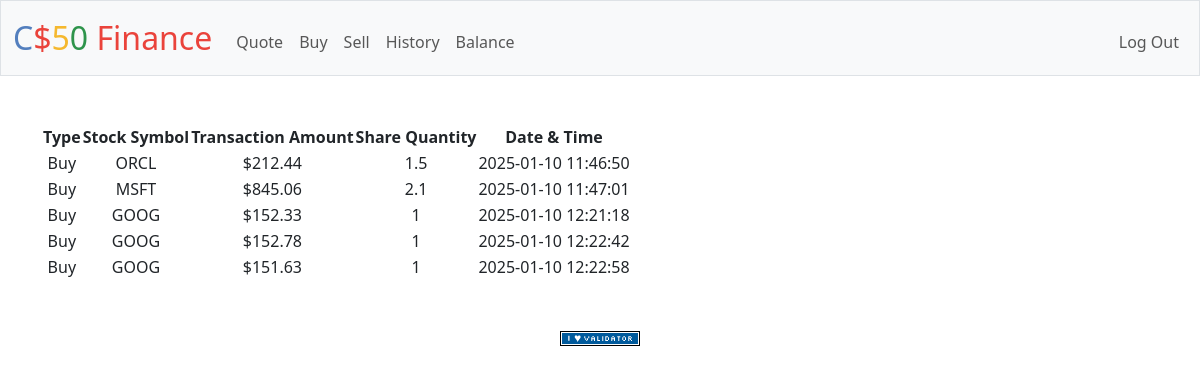
Screenshot of /history (signed in) with the database file from the repository.
### tables this page shows
CREATE TABLE purchases (
id integer primary key autoincrement,
username text not null,
amount numeric not null,
symbol text not null,
shares numeric not null, datetime TEXT);

### app.py (the view)
@app.route("/history")
@login_required
def history():
    user_purchase_rows = db.execute("SELECT shares , symbol , amount, datetime FROM purchases WHERE username = ?", session["user_id"])
    rows = []
    for row in user_purchase_rows:
        rowinfo = dict()
        rowinfo["shares"] = row["shares"]
        rowinfo["symbol"] = row["symbol"]
        rowinfo["amount"] = row["amount"]
        rowinfo["amount"] = usd(rowinfo["amount"])
        if int(row["amount"]) > 0:
            rowinfo["type"] = "Buy"
        else:
            rowinfo["type"] = "Sell"
        rowinfo["datetime"] = row["datetime"]
        rows.append(rowinfo)
    return render_template("history.html", rows = rows)

### app.py (called while the page is built)
@app.after_request
def after_request(response):
    response.headers["Cache-Control"] = "no-cache, no-store, must-revalidate"
    response.headers["Expires"] = 0
    response.headers["Pragma"] = "no-cache"
    return response

### helpers.py (called while the page is built)
def login_required(f):
    @wraps(f)
    def decorated_function(*args, **kwargs):
        if session.get("user_id") is None:
            return redirect("/login")
        return f(*args, **kwargs)
    return decorated_function

def usd(value):
    return f"${value:,.2f}"

### templates/history.html (shortened to what this page needs)
{% extends "layout.html" %}
{% block main %}
    <table>
        <thead>
            <tr>
                <th>Type</th>
                <th>Stock Symbol</th>
                <th>Transaction Amount</th>
                <th>Share Quantity</th>
                <th>Date & Time</th>
            </tr>
        </thead>
        <tbody>
            {% for row in rows %}
                <tr>
                    <td>
                        {{row.type}}
                    </td>
                    <td>
                        {{row.symbol}}
                    </td>
                    <td>
                        {{row.amount}}
                    </td>
                    <td>
                        {{row.shares}}
                    </td>
                    <td>
                        {{row.datetime}}
                    </td>
                </tr>
            {% endfor %}
        </tbody>
    </table>
{% endblock %}

### templates/layout.html (shortened to what this page needs)
<!DOCTYPE html>
<html lang="en">
    <head>
        <link href="https://cdn.jsdelivr.net/npm/bootstrap@5.3.3/dist/css/bootstrap.min.css" rel="stylesheet">
        <link href="/static/styles.css" rel="stylesheet">
    </head>
    <body>
        <nav class="bg-light border navbar navbar-expand-md navbar-light">
            <div class="container-fluid">
                <a class="navbar-brand" href="/"><span class="blue">C</span><span class="red">$</span><span class="yellow">5</span><span class="green">0</span> <span class="red">Finance</span></a>
                <div class="collapse navbar-collapse" id="navbar">
                    {% if session["user_id"] %}
                        <ul class="navbar-nav me-auto mt-2">
                            <li class="nav-item"><a class="nav-link" href="/quote">Quote</a></li>
                            <li class="nav-item"><a class="nav-link" href="/buy">Buy</a></li>
                            <li class="nav-item"><a class="nav-link" href="/sell">Sell</a></li>
                            <li class="nav-item"><a class="nav-link" href="/history">History</a></li>
                            <li class="nav-item"><a class="nav-link" href="/balance">Balance</a></li>
                        </ul>
                        <ul class="navbar-nav ms-auto mt-2">
                            <li class="nav-item"><a class="nav-link" href="/logout">Log Out</a></li>
                        </ul>
                    {% else %}
                        <ul class="navbar-nav ms-auto mt-2">
                            <li class="nav-item"><a class="nav-link" href="/register">Register</a></li>
                            <li class="nav-item"><a class="nav-link" href="/login">Log In</a></li>
                        </ul>
                    {% endif %}
                </div>
            </div>
        </nav>
        <main class="container py-5 text-center">
            {% block main %}{% endblock %}
        </main>
        <footer class="mb-5">
            <form action="https://validator.w3.org/check" class="text-center" enctype="multipart/form-data" method="post" target="_blank">
                <input alt="Validate" src="/static/I_heart_validator.png" type="image">
            </form>
        </footer>
    </body>
</html>

### static/styles.css (style rules this page uses)
nav .navbar-brand { font-size: xx-large; }
nav .navbar-brand .blue { color: #537fbe; }
nav .navbar-brand .red { color: #ea433b; }
nav .navbar-brand .yellow { color: #f5b82e; }
nav .navbar-brand .green { color: #2e944b; }

### rows the page displays
purchases: type "Buy", symbol "ORCL", amount "$212.44", shares "1.5", datetime "2025-01-10 11:46:50"
purchases: type "Buy", symbol "MSFT", amount "$845.06", shares "2.1", datetime "2025-01-10 11:47:01"
purchases: type "Buy", symbol "GOOG", amount "$152.33", shares "1", datetime "2025-01-10 12:21:18"
purchases: type "Buy", symbol "GOOG", amount "$152.78", shares "1", datetime "2025-01-10 12:22:42"
purchases: type "Buy", symbol "GOOG", amount "$151.63", shares "1", datetime "2025-01-10 12:22:58"
